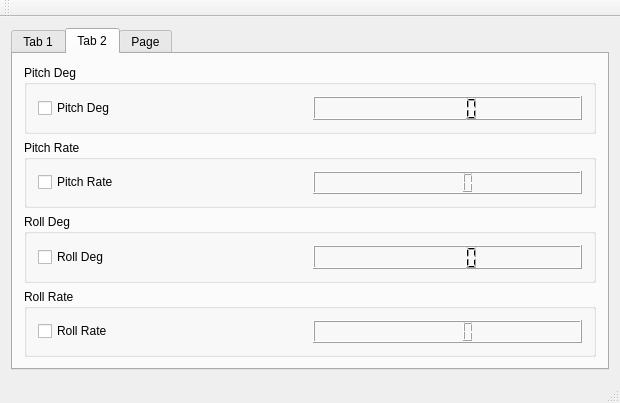
<?xml version="1.0" encoding="UTF-8"?>
<ui version="4.0">
 <class>QtGuiAppClass</class>
 <widget class="QMainWindow" name="QtGuiAppClass">
  <property name="enabled">
   <bool>true</bool>
  </property>
  <property name="geometry">
   <rect>
    <x>0</x>
    <y>0</y>
    <width>620</width>
    <height>400</height>
   </rect>
  </property>
  <property name="windowTitle">
   <string>QtGuiApp</string>
  </property>
  <widget class="QWidget" name="centralWidget">
   <layout class="QVBoxLayout" name="verticalLayout">
    <item>
     <widget class="QTabWidget" name="tabWidget">
      <property name="currentIndex">
       <number>1</number>
      </property>
      <widget class="QWidget" name="tab">
       <attribute name="title">
        <string>Tab 1</string>
       </attribute>
       <layout class="QVBoxLayout" name="verticalLayout_2">
        <item>
         <widget class="QGroupBox" name="groupBox">
          <property name="title">
           <string>Altitude</string>
          </property>
          <widget class="QLCDNumber" name="LcdAltitude">
           <property name="geometry">
            <rect>
             <x>270</x>
             <y>20</y>
             <width>320</width>
             <height>30</height>
            </rect>
           </property>
          </widget>
          <widget class="QCheckBox" name="CheckAltitude">
           <property name="geometry">
            <rect>
             <x>10</x>
             <y>25</y>
             <width>200</width>
             <height>20</height>
            </rect>
           </property>
           <property name="text">
            <string>Altitude</string>
           </property>
          </widget>
         </widget>
        </item>
        <item>
         <widget class="QGroupBox" name="groupBox_3">
          <property name="title">
           <string>Cap</string>
          </property>
          <widget class="QLCDNumber" name="LcdCap">
           <property name="geometry">
            <rect>
             <x>270</x>
             <y>20</y>
             <width>320</width>
             <height>30</height>
            </rect>
           </property>
          </widget>
          <widget class="QCheckBox" name="CheckCap">
           <property name="geometry">
            <rect>
             <x>10</x>
             <y>25</y>
             <width>200</width>
             <height>20</height>
            </rect>
           </property>
           <property name="text">
            <string>Cap</string>
           </property>
          </widget>
         </widget>
        </item>
        <item>
         <widget class="QGroupBox" name="groupBox_4">
          <property name="title">
           <string>V-Speed</string>
          </property>
          <widget class="QLCDNumber" name="LcdVSpeed">
           <property name="geometry">
            <rect>
             <x>270</x>
             <y>20</y>
             <width>320</width>
             <height>30</height>
            </rect>
           </property>
          </widget>
          <widget class="QCheckBox" name="CheckVSpeed">
           <property name="geometry">
            <rect>
             <x>10</x>
             <y>25</y>
             <width>200</width>
             <height>20</height>
            </rect>
           </property>
           <property name="text">
            <string>V Speed</string>
           </property>
          </widget>
         </widget>
        </item>
        <item>
         <widget class="QGroupBox" name="groupBox_5">
          <property name="title">
           <string>H-Speed</string>
          </property>
          <widget class="QLCDNumber" name="LcdHSpeed">
           <property name="geometry">
            <rect>
             <x>270</x>
             <y>20</y>
             <width>320</width>
             <height>30</height>
            </rect>
           </property>
          </widget>
          <widget class="QCheckBox" name="CheckHSpeed">
           <property name="geometry">
            <rect>
             <x>10</x>
             <y>25</y>
             <width>200</width>
             <height>20</height>
            </rect>
           </property>
           <property name="text">
            <string>H Speed</string>
           </property>
          </widget>
         </widget>
        </item>
       </layout>
      </widget>
      <widget class="QWidget" name="tab_2">
       <attribute name="title">
        <string>Tab 2</string>
       </attribute>
       <layout class="QVBoxLayout" name="verticalLayout_3">
        <item>
         <widget class="QGroupBox" name="groupBox_2">
          <property name="title">
           <string>Pitch Deg</string>
          </property>
          <layout class="QHBoxLayout" name="horizontalLayout">
           <item>
            <widget class="QCheckBox" name="CheckPitchDeg">
             <property name="text">
              <string>Pitch Deg</string>
             </property>
            </widget>
           </item>
           <item>
            <widget class="QLCDNumber" name="LcdPitchDeg"/>
           </item>
          </layout>
         </widget>
        </item>
        <item>
         <widget class="QGroupBox" name="groupBox_6">
          <property name="title">
           <string>Pitch Rate</string>
          </property>
          <layout class="QHBoxLayout" name="horizontalLayout_2">
           <item>
            <widget class="QCheckBox" name="CheckPitchRate">
             <property name="text">
              <string>Pitch Rate</string>
             </property>
            </widget>
           </item>
           <item>
            <widget class="QLCDNumber" name="LcdPitchRate"/>
           </item>
          </layout>
         </widget>
        </item>
        <item>
         <widget class="QGroupBox" name="groupBox_7">
          <property name="title">
           <string>Roll Deg</string>
          </property>
          <layout class="QHBoxLayout" name="horizontalLayout_3">
           <item>
            <widget class="QCheckBox" name="CheckRollDeg">
             <property name="text">
              <string>Roll Deg</string>
             </property>
            </widget>
           </item>
           <item>
            <widget class="QLCDNumber" name="LcdRollDeg"/>
           </item>
          </layout>
         </widget>
        </item>
        <item>
         <widget class="QGroupBox" name="groupBox_8">
          <property name="title">
           <string>Roll Rate</string>
          </property>
          <layout class="QHBoxLayout" name="horizontalLayout_4">
           <item>
            <widget class="QCheckBox" name="CheckRollRate">
             <property name="text">
              <string>Roll Rate</string>
             </property>
            </widget>
           </item>
           <item>
            <widget class="QLCDNumber" name="LcdRollRate"/>
           </item>
          </layout>
         </widget>
        </item>
       </layout>
      </widget>
      <widget class="QWidget" name="tab_3">
       <attribute name="title">
        <string>Page</string>
       </attribute>
       <widget class="QPushButton" name="MbedReadButton">
        <property name="geometry">
         <rect>
          <x>0</x>
          <y>10</y>
          <width>602</width>
          <height>23</height>
         </rect>
        </property>
        <property name="text">
         <string>Mbed Read</string>
        </property>
       </widget>
       <widget class="QTextEdit" name="TextEdit">
        <property name="geometry">
         <rect>
          <x>0</x>
          <y>40</y>
          <width>602</width>
          <height>150</height>
         </rect>
        </property>
        <property name="maximumSize">
         <size>
          <width>16777215</width>
          <height>150</height>
         </size>
        </property>
       </widget>
      </widget>
     </widget>
    </item>
   </layout>
  </widget>
  <widget class="QMenuBar" name="menuBar">
   <property name="geometry">
    <rect>
     <x>0</x>
     <y>0</y>
     <width>620</width>
     <height>21</height>
    </rect>
   </property>
  </widget>
  <widget class="QToolBar" name="mainToolBar">
   <attribute name="toolBarArea">
    <enum>TopToolBarArea</enum>
   </attribute>
   <attribute name="toolBarBreak">
    <bool>false</bool>
   </attribute>
  </widget>
  <widget class="QStatusBar" name="statusBar"/>
 </widget>
 <layoutdefault spacing="6" margin="11"/>
 <resources>
  <include location="QtGuiApp.qrc"/>
 </resources>
 <connections/>
</ui>
